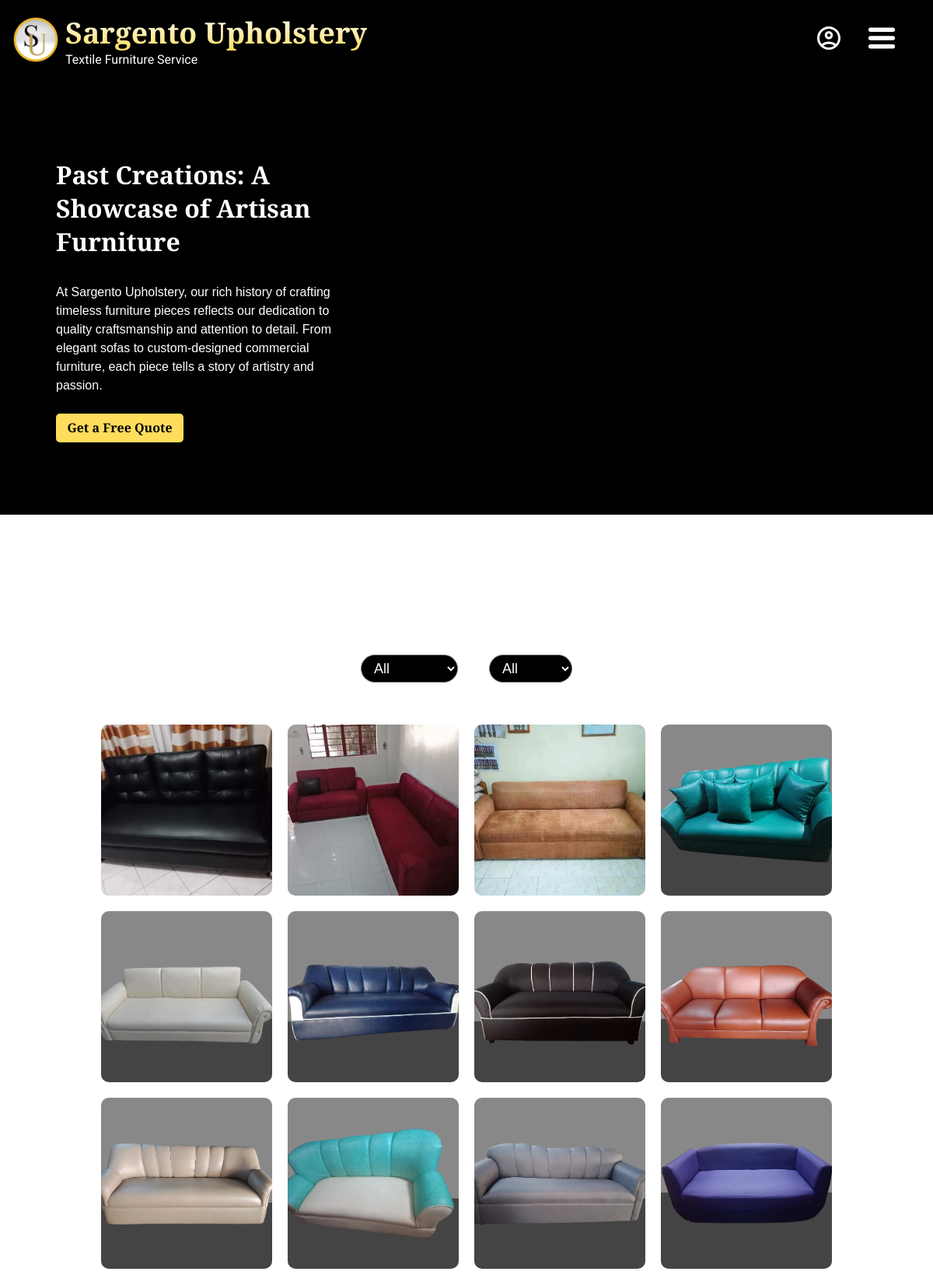
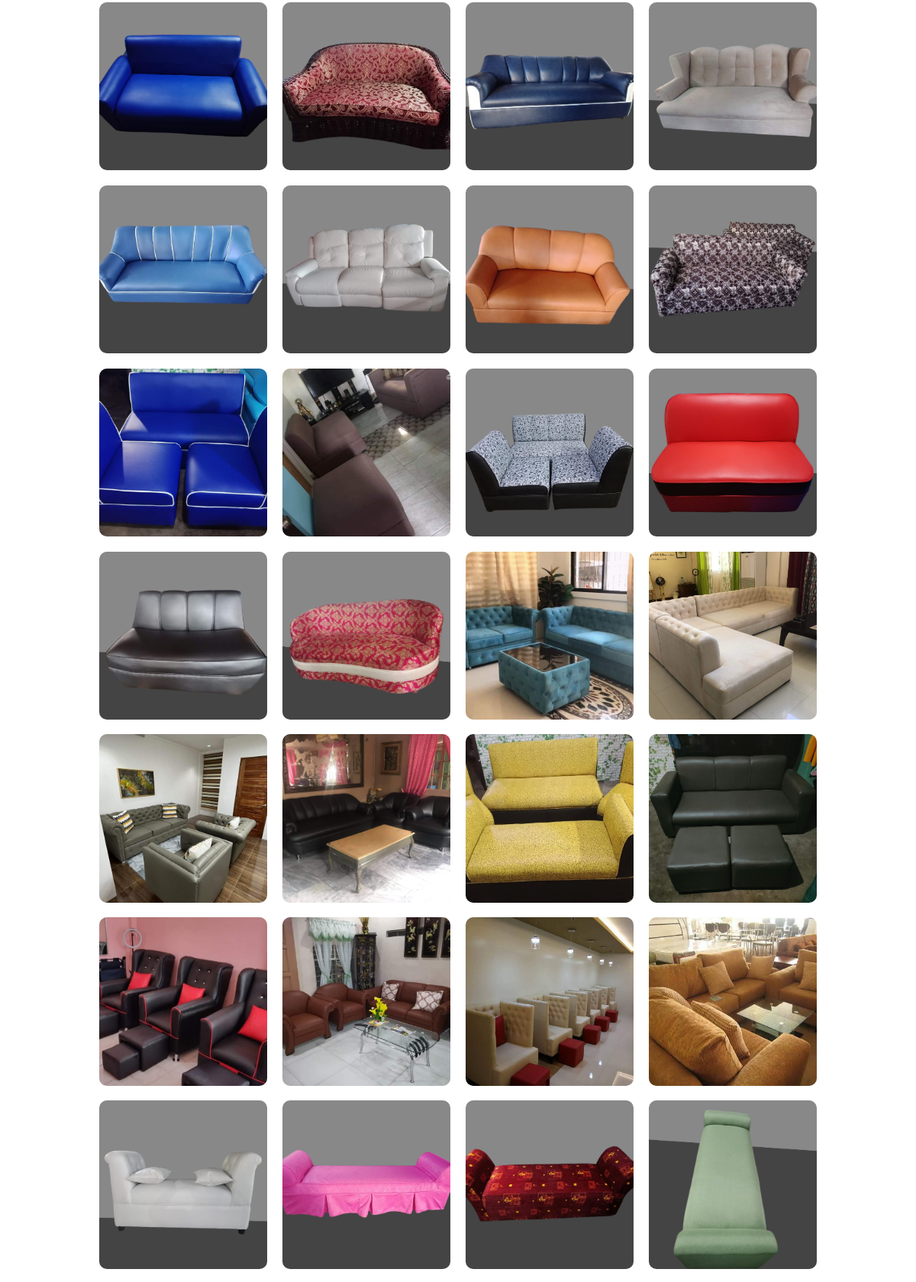
Screenshot of /services_works.php (upper part) with the database file from the repository (2 pictures, top to bottom).
### tables this page shows
CREATE TABLE IF NOT EXISTS `contents` (
  `content_id` varchar(255) NOT NULL,
  `page` varchar(50) NOT NULL,
  `content_type` varchar(50) DEFAULT NULL,
  `content_text` text,
  `image` text,
  PRIMARY KEY (`content_id`)
);

CREATE TABLE IF NOT EXISTS `works` (
  `works_id` int NOT NULL AUTO_INCREMENT,
  `category` varchar(50) DEFAULT NULL,
  `color` varchar(50) DEFAULT NULL,
  `img_path` varchar(255) DEFAULT NULL,
  PRIMARY KEY (`works_id`)
);

### services_works.php (the view, shortened to what this page needs)
<!DOCTYPE html>
<html lang="en">
<head>
    <link rel="stylesheet" href="css/global.css">
    <link rel="stylesheet" href="css/works.css">
</head>
<body>
    <?php
        require_once('header.php');
        $needs_cta = true;
        require_once('intro.php');
    ?>
    <div class="product-gallery">
        <div class="selector-container">
            <select name="type-selector" id="type-selector" onchange="filterGallery()">
                <option selected value="all">All</option>
            </select>
            <select name="color-selector" id="color-selector" onchange="filterGallery()">
                <option selected value="all">All</option>
            </select>
        </div>
        <div class="gallery-section">
            <?php
                $query = "
                    SELECT
                        *
                    FROM
                        works
                    ORDER BY
                        works_id
                            DESC
                ";
                $stmt = $conn->prepare($query);
                $stmt->execute();
                $results = $stmt->fetchAll(PDO::FETCH_ASSOC);
                foreach($results as $works) {
                    $category = $works['category'];
                    $color = $works['color'];
                    $path = $works['img_path'];
                    echo "
                        <img src='{$path}' class='gallery-item' data-color='{$color}' data-category='{$category}'>
                    ";
                }
            ?>
        </div>
    </div>
    <?php
        require_once('outro.php');
    ?>
</body>
</html>

### intro.php (shortened to what this page needs)
<?php
    require_once('database_connection.php');
    $backtrace = debug_backtrace();
    $includingFile = $backtrace[0]['file'];
    $page = basename($includingFile, '.php');
    $query = "
        SELECT
            *
        FROM
            contents
        WHERE
            page = :page
    ";
    $stmt = $conn->prepare($query);
    $stmt->bindParam(':page', $page);
    $stmt->execute();
    $introContents = $stmt->fetchAll();
    $introContentsById = [];
    foreach ($introContents as $introContent) {
        $introContentsById[$introContent['content_type']] = $introContent;
    }
?>
<link rel="stylesheet" href="/css/intro.css">
<link rel="stylesheet" href="/css/global.css">
<div class="intro-banner">
    <div class="intro-banner__overlay">
        <div class="intro-banner__text">
            <h2 class="intro-banner__title"><?= stripslashes(html_entity_decode($introContentsById["INTRO_TITLE"]["content_text"])) ?></h2>
            <?php if (isset($introContentsById["INTRO_DESC"]["content_text"])): ?>
                <p class="intro-banner__description"><?= stripslashes(html_entity_decode($introContentsById["INTRO_DESC"]["content_text"])) ?></p>
            <?php endif; ?>
            <?php if ($needs_cta): ?>
                <a class="intro-banner__cta" href="/quote.php">Get a Free Quote</a>
            <?php endif; ?>
        </div>
    </div>
</div>

### css/global.css (style rules this page uses)
:root { --fs-48: clamp(28px, 3.12vw, 48px); --fs-40: clamp(26px, 2.59vw, 40px); --fs-36: clamp(25px, 2.34vw, 36px); --fs-32: clamp(24px, 2.08vw, 32px); --fs-24: clamp(22px, 1.56vw, 24px); --fs-20: clamp(18px, 1.3vw, 20px); --fs-18: clamp(16px, 1.17vw, 18px); --fs-16: clamp(14px, 0.78vw, 16px); }
* { box-sizing: border-box; margin: 0; padding: 0; text-decoration: none; }
body { font-family: 'Playfair Display', sans-serif; }

### css/works.css (style rules this page uses)
.selector-container { display: flex; justify-content: center; margin: 20vh auto 2.5vh; }
#type-selector { background-color: black; color: white; border-radius: 25px; padding: 0.5% 1%; font-size: var(--fs-20); margin: 2.5vh; }
#color-selector { background-color: black; color: white; border-radius: 25px; padding: 0.5% 1%; font-size: var(--fs-20); margin: 2.5vh; }
.gallery-section { width: 80%; margin: 2% auto; display: flex; flex-wrap: wrap; }
.gallery-item { width: 23%; margin: 1%; object-fit: cover; aspect-ratio: 1; background-color: rgba(0, 0, 0, 0.1); border-radius: 10px; }

### css/intro.css (style rules this page uses)
.intro-banner { height: 70vh; position: relative; overflow: hidden; background: rgb(0,0,0); }
.intro-banner__overlay { position: absolute; top: 0; left: 0; width: 60%; height: 100%; display: flex; align-items: center; background: linear-gradient( 90deg, rgba(0, 0, 0, 1) 0%, rgba(0, 0, 0, 0.9) 10%, rgba(0, 0, 0, 0.8) 25%, rgba(0, 0, 0, 0.6) 40%, rgba(0, 0, 0, 0.4) 60%, rgba(0, 0, 0, 0.2) 75%, rgba(0, 0, 0, 0) 100% ); }
.intro-banner__text { text-align: left; color: white; width: 50%; margin-left: 10%; }
.intro-banner__title { font-size: 32px; font-weight: bold; margin-bottom: 2rem; }
.intro-banner__description { font-size: 16px; margin-bottom: 2rem; line-height: 150%; }
.intro-banner__cta { color: black; background-color: #ffdc5c; border-radius: 5px; padding: 2% 4%; font-weight: bold; }

### rows the page displays
contents: content_text "Past Creations: A Showcase of Artisan Furniture"
contents: content_text "At Sargento Upholstery, our rich history of crafting timeless furniture pieces reflects our dedication to quality craftsmanship and attention to detail. From elegant sofas to custom-designed commercial furniture, each piece tells a story of artistry and passion."
works: img_path+category (picture)
works: img_path+category (picture)
works: img_path+category (picture)
works: img_path+category (picture)
works: img_path+category (picture)
works: img_path+category (picture)
works: img_path+category (picture)
works: img_path+category (picture)
works: img_path+category (picture)
works: img_path+category (picture)
works: img_path+category (picture)
works: img_path+category (picture)
works: img_path+category (picture)
works: img_path+category (picture)
works: img_path+category (picture)
works: img_path+category (picture)
works: img_path+category (picture)
works: img_path+category (picture)
works: img_path+category (picture)
works: img_path+category (picture)
works: img_path+category (picture)
works: img_path+category (picture)
works: img_path+category (picture)
works: img_path+category (picture)
works: img_path+category (picture)
works: img_path+category (picture)
works: img_path+category (picture)
works: img_path+category (picture)
works: img_path+category (picture)
works: img_path+category (picture)
works: img_path+category (picture)
works: img_path+category (picture)
works: img_path+category (picture)
works: img_path+category (picture)
works: img_path+category (picture)
works: img_path+category (picture)
works: img_path+category (picture)
works: img_path+category (picture)
works: img_path+category (picture)
works: img_path+category (picture)
